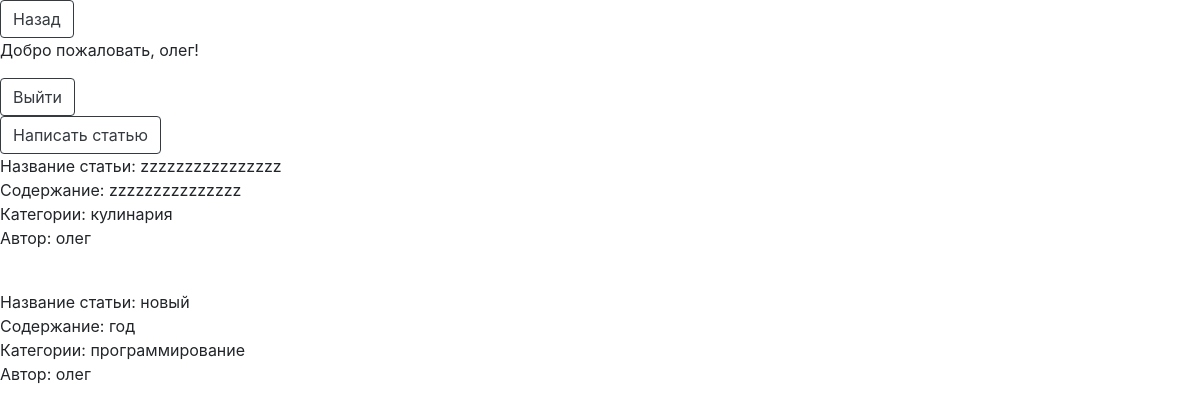
The app's page /your_profile (signed in) with its own data.
### models.py (models this page shows)
class Base(DeclarativeBase):
    pass

class User(Base, UserMixin):
    __tablename__ = 'users'
    id: Mapped[int] = mapped_column(primary_key=True)
    username: Mapped[str]
    email: Mapped[str]
    password: Mapped[str]
    articles: Mapped[list['Article']] = relationship(
        back_populates='user',
        cascade='all'
    )

class Article(Base):
    __tablename__ = 'articles'
    id: Mapped[int] = mapped_column(primary_key=True)
    name_of_article: Mapped[str]
    text_of_article: Mapped[str]
    user_id: Mapped[int] = mapped_column(ForeignKey('users.id'))
    user: Mapped['User'] = relationship(back_populates='articles')
    categories: Mapped[list['Category']] = relationship(
        back_populates='article',
        cascade='all',
    )

class Category(Base):
    __tablename__ = 'categories'
    id: Mapped[int] = mapped_column(primary_key=True)
    name_of_category: Mapped[str]
    article_id: Mapped[int] = mapped_column(ForeignKey('articles.id'))
    article: Mapped['Article'] = relationship(back_populates='categories')

### app.py (the view)
@app.route('/your_profile')
def your_profile_page():
    if current_user.is_authenticated:
        session = SessionFactory()
        current_user_id = current_user.id
        your_articles = session.query(Article).filter_by(user_id=current_user_id).all()
        return render_template('forum/your_profile.html', articles=your_articles)
    return render_template('forum/your_profile.html')

### app.py (called while the page is built)
@login_manager.user_loader
def load_user(id):
    session = SessionFactory()
    return session.query(User).get(int(id))

### templates/forum/your_profile.html (shortened to what this page needs)
<!DOCTYPE html>
<html lang="en">
<head>
    <link rel="stylesheet" href="https://stackpath.bootstrapcdn.com/bootstrap/4.3.1/css/bootstrap.min.css">
</head>
<body>
<button onclick="window.location.href='{{ url_for('main_page') }}';" type="button" class="btn btn-outline-dark">Назад</button>
{% if current_user.is_authenticated %}
   <p>Добро пожаловать, {{ current_user.username }}!</p>
    <button onclick="window.location.href='{{ url_for('logout_page') }}';" type="button" class="btn btn-outline-dark">Выйти</button>
    <br>
    <button onclick="window.location.href='{{ url_for('create_article_page') }}';" type="button" class="btn btn-outline-dark">Написать статью</button>
    {% for article in articles %}
        <div>Название статьи: {{ article.name_of_article }}</div>
        <div>Содержание: {{ article.text_of_article }}</div>
        {% if article.categories %}
            <div>Категории:
                {% for category in article.categories %}
                    {{ category.name_of_category }}
                {% endfor %}
            </div>
        {% endif %}
        <p>Автор: {{ article.user.username }}</p>
        <br>
    {% endfor %}
{% else %}
   <p>Извините, я вас не знаю.</p>
    <button onclick="window.location.href='{{ url_for('register_page') }}';" type="button" class="btn btn-outline-dark">Регистрация</button>
    <button onclick="window.location.href='{{ url_for('login_page') }}';" type="button" class="btn btn-outline-dark">Войти</button>
{% endif %}
</body>
</html>

### records on screen
User: username "олег"
Article: name_of_article "zzzzzzzzzzzzzzzz", text_of_article "zzzzzzzzzzzzzzz", user.username "олег"
Category: name_of_category "кулинария"
Article: name_of_article "новый", text_of_article "год", user.username "олег"
Category: name_of_category "программирование"
